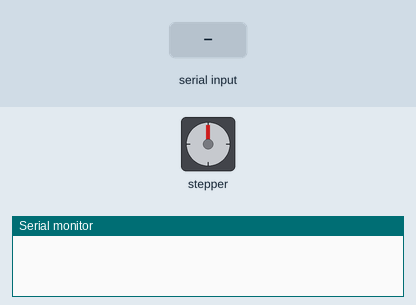
The sketch below on a simulated Arduino Uno, built with avr-gcc and run on an emulated ATmega328P. On the bench: stepper motor, the last lines printed to the serial monitor. The inputs (shaded band) are chosen by the test bench. Stepper angles assume 2048 steps per turn.

Above: at 1.2 s.
1.3 s: "D13 1\n" received over the second serial link
At 1.76 s:
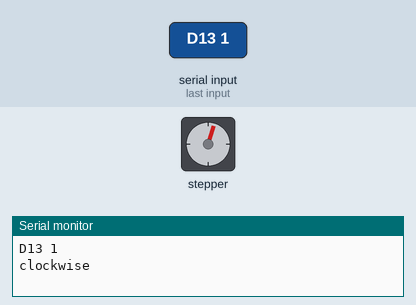
At 2.36 s:
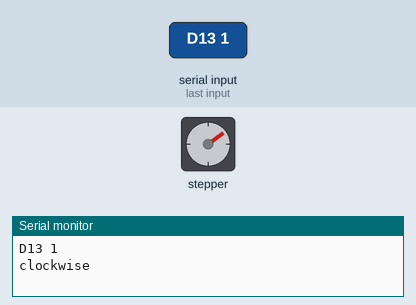
7.3 s: "D13 150\n" received over the second serial link
At 8.52 s:
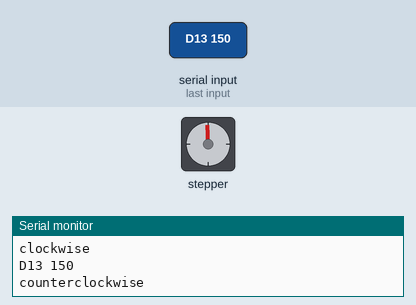
Timing chart, 0 to 15.9 s (numbered marks = the images above; inputs shaded):
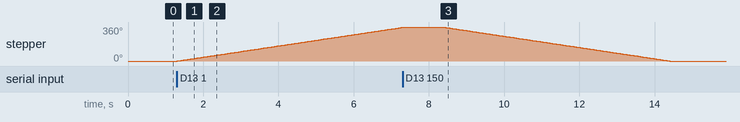

Measured:
- after the input at 1.3 s, stepper: keeps turning clockwise at about 60°/s, starting at once

The sketch:

arduino_buoc.ino
```cpp
#include <SoftwareSerial.h>
//#include<Servo.h>
/*Servo myservo;
const int enA = 5; // chân digital có dấu ~
const int in3 = 3;
const int in4 = 4;*/
#include <Stepper.h>
const int stepsPerRevolution = 2048;
// Số trên là hằng số với mỗi loại Stepper Motor.

Stepper myStepper = Stepper(stepsPerRevolution, 6, 8, 7, 9);

SoftwareSerial ss (10, 11);

void setup() {
  myStepper.setSpeed(10);
  Serial.begin(9600);
  ss.begin(9600);
}

uint8_t getPin(String pinName) {
  return pinName.substring(1).toInt();
}

void loop() {
  int pos = 0;
  int ServoPin;
  String data = "";
  while (ss.available()) {
    data += ((char)ss.read());
    if (data.endsWith("\r\n")) break;
  }
  if (data != "") {
    Serial.println(data);
    String pinName = data.substring(0, data.indexOf(' '));
    int val = data.substring(data.indexOf(' ')+1, data.indexOf("\r\n")).toInt();
    if(pinName == "D13"){
    }
    if (val == 1)
    {
      Serial.println("clockwise");
      myStepper.step(stepsPerRevolution);
      delay(1000);
    }
    else {
      Serial.println("counterclockwise");
      myStepper.step(-stepsPerRevolution);
      delay(1000);
    }
    }
    ss.flush();
  delay(10);
}
```
